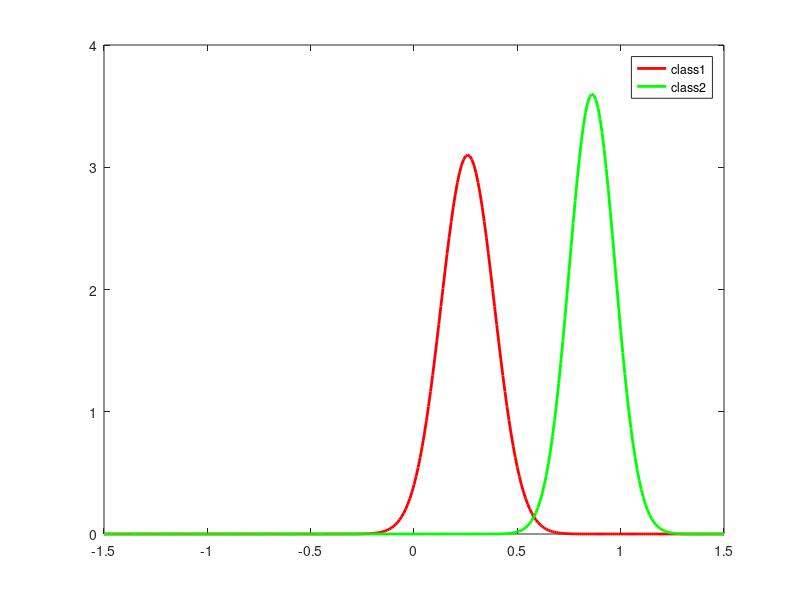

The MATLAB script that drew this image:
class1= [0.5, 0.1, 0.2, 0.4, 0.3, 0.2, 0.2, 0.1, 0.35, 0.25];
class2= [0.9, 0.8, 0.75, 1.0];
mean1=mean(class1);
std1 = std(class1);

mean2=mean(class2);
std2=std(class2);

t=[-1.5:0.01:1.5];

y1=normpdf(t,mean1,std1);
y2=normpdf(t,mean2,std2);

figure(1)


plot(t,y1,"r","linewidth", 2)
%title ("x & y labels & ticklabels");
hold on;
plot(t,y2,"g","linewidth", 2)
legend('class1','class2')

% class1 with x =0.6
p1_06 = (1/sqrt(2*pi*std1) )*exp(-((0.6-mean1)^2)/(2*std1))
% exei lathos thelei desmeymeni pithanotita gia na ypologiseis
